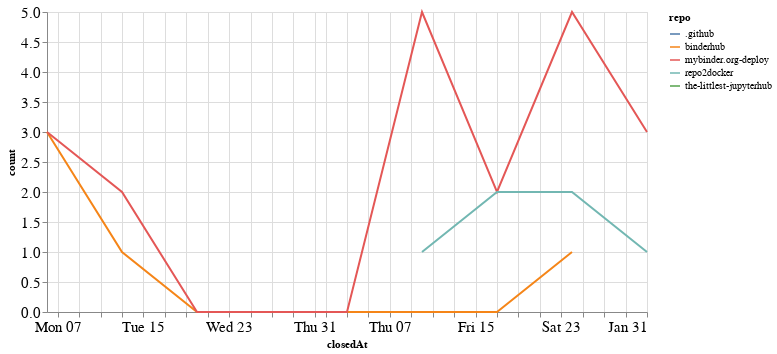

The notebook cell saved with this chart:
### Code cell
closed_by_time = closed_by.groupby('repo').resample('W', on='closedAt').count()['author'].reset_index()
closed_by_time = closed_by_time.rename(columns={'author': 'count'})

alt.Chart(closed_by_time, width=600).mark_line().encode(
    x='closedAt',
    y='count',
    color='repo',
    tooltip="repo"
)

### Figure 1 — Vega-Lite specification as saved in the notebook (floating-point values rounded to 4 significant figures)
{"config": {"axisLeft": {"labelFontSize": 15}, "axisBottom": {"labelFontSize": 15}}, "data": {"name": "data-3c22df100febb1cd36269bf6c70910b7"}, "mark": "line", "encoding": {"color": {"type": "nominal", "field": "repo"}, "tooltip": {"type": "nominal", "field": "repo"}, "x": {"type": "temporal", "field": "closedAt"}, "y": {"type": "quantitative", "field": "count"}}, "width": 600, "$schema": "https://vega.github.io/schema/vega-lite/v4.8.1.json", "datasets": {"data-3c22df100febb1cd36269bf6c70910b7": [{"repo": ".github", "closedAt": "2020-12-06T00:00:00", "count": 1}, {"repo": "binderhub", "closedAt": "2020-12-06T00:00:00", "count": 3}, {"repo": "binderhub", "closedAt": "2020-12-13T00:00:00", "count": 1}, {"repo": "binderhub", "closedAt": "2020-12-20T00:00:00", "count": 0}, {"repo": "binderhub", "closedAt": "2020-12-27T00:00:00", "count": 0}, {"repo": "binderhub", "closedAt": "2021-01-03T00:00:00", "count": 0}, {"repo": "binderhub", "closedAt": "2021-01-10T00:00:00", "count": 0}, {"repo": "binderhub", "closedAt": "2021-01-17T00:00:00", "count": 0}, {"repo": "binderhub", "closedAt": "2021-01-24T00:00:00", "count": 1}, {"repo": "mybinder.org-deploy", "closedAt": "2020-12-06T00:00:00", "count": 3}, {"repo": "mybinder.org-deploy", "closedAt": "2020-12-13T00:00:00", "count": 2}, {"repo": "mybinder.org-deploy", "closedAt": "2020-12-20T00:00:00", "count": 0}, {"repo": "mybinder.org-deploy", "closedAt": "2020-12-27T00:00:00", "count": 0}, {"repo": "mybinder.org-deploy", "closedAt": "2021-01-03T00:00:00", "count": 0}, {"repo": "mybinder.org-deploy", "closedAt": "2021-01-10T00:00:00", "count": 5}, {"repo": "mybinder.org-deploy", "closedAt": "2021-01-17T00:00:00", "count": 2}, {"repo": "mybinder.org-deploy", "closedAt": "2021-01-24T00:00:00", "count": 5}, {"repo": "mybinder.org-deploy", "closedAt": "2021-01-31T00:00:00", "count": 3}, {"repo": "repo2docker", "closedAt": "2021-01-10T00:00:00", "count": 1}, {"repo": "repo2docker", "closedAt": "2021-01-17T00:00:00", "count": 2}, {"repo": "repo2docker", "closedAt": "2021-01-24T00:00:00", "count": 2}, {"repo": "repo2docker", "closedAt": "2021-01-31T00:00:00", "count": 1}, {"repo": "the-littlest-jupyterhub", "closedAt": "2021-01-24T00:00:00", "count": 1}]}}
